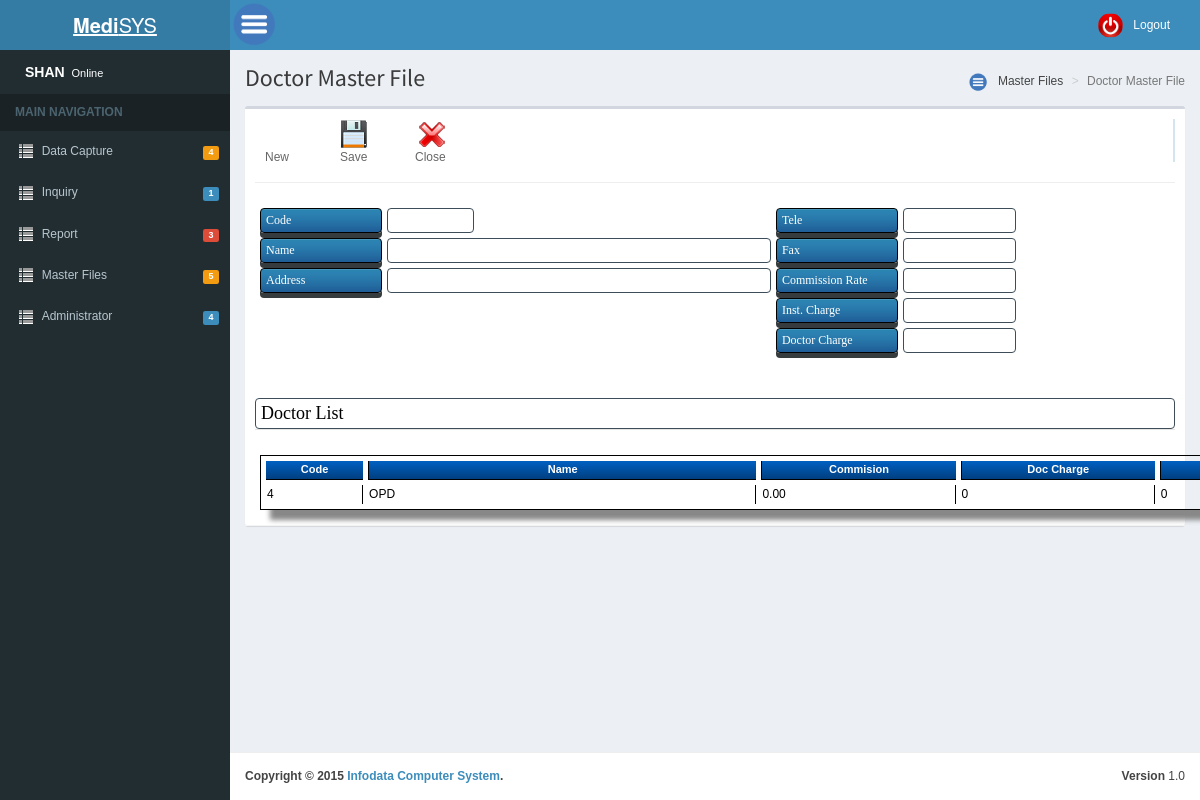
Page /doctor_mast.php on the committed database.
### tables this page shows
CREATE TABLE IF NOT EXISTS `docmas` (
  `code` varchar(25) DEFAULT NULL,
  `name` varchar(150) DEFAULT NULL,
  `charges` decimal(10,2) DEFAULT NULL,
`id` int(11) NOT NULL,
  `tele` varchar(50) DEFAULT NULL,
  `fax` varchar(50) DEFAULT NULL,
  `email` varchar(50) DEFAULT NULL,
  `address` varchar(50) DEFAULT NULL,
  `address2` varchar(50) DEFAULT NULL,
  `address3` varchar(50) DEFAULT NULL,
  `totchar` decimal(10,2) DEFAULT NULL,
  `doccharge` int(11) DEFAULT NULL,
  `hoscharge` int(11) DEFAULT NULL
);

### doctor_mast_details.php (the view, shortened to what this page needs)
<link media="screen" rel="stylesheet" type="text/css" href="css/admin_min.css"  />
<link rel="stylesheet" href="css/table_min.css" type="text/css"/>
<link rel="stylesheet" type="text/css" media="all" href="css/jsDatePick_ltr.min.css" />
<section id="main" class="column" >
<div id="maindiv">
<div class="sct_right">
												<ul class="dashboard_menu">
                                                        <li><a class="d2" onClick="new_inv();" ><span>New</span></a></li>
                                                        <li><a class="d4" onClick="save_inv();"><span>Save</span></a></li>
                                                        <li><a class="d8" onclick="close_form();"><span>Close</span></a></li>
                                                    </ul>
											</div>
      <hr />
    <form name="form1" id="form1">
        <table width="100%" border="0"  class=\"form-matrix-table\">
            <tr>
                <td width="14%"><input type="text"  class="label_purchase" value="Code" disabled/></td>
                <td width="15%"><input type="text" name="code" id="code" value="" class="text_purchase2" onkeypress="keyset('searchcust', event);"  /></td>
                <td width="14%">&nbsp;</td>
                <td width="14%">&nbsp;</td>
                <td width="14%"><input type="text"  class="label_purchase" value="Tele" disabled="disabled"/></td>
                <td width="13%"><input id="tele" name="tele" type="text" onkeypress="keyset('department', event);" class="text_purchase3" /></td>
                <td width="12%">&nbsp;</td>
                <td width="3%">&nbsp;</td>
                <td width="1%">&nbsp;</td>
            </tr>
            <tr>
                <td><input type="text"  class="label_purchase" value="Name" disabled="disabled"/></td>
                <td colspan="3"><input id="name" name="name" type="text" class="text_purchase3" /></td>
                <td><input type="text"  class="label_purchase" value="Fax" disabled="disabled"/></td>
                <td><input id="fax" name="fax" type="text" onkeypress="keyset('department', event);" class="text_purchase3" /></td>
                <td>&nbsp;</td>
                <td>&nbsp;</td>
                <td>&nbsp;</td>
            </tr>
            <tr>
                <td><input type="text"  class="label_purchase" value="Address" disabled="disabled"/></td>
                <td colspan="3"><input id="address" name="address" type="text"  value="" class="text_purchase3" /></td>
                <td><input type="text"  class="label_purchase" value="Commission Rate" disabled="disabled"/></td>
                <td width="13%"><input id="com_rate" name="com_rate" type="text" onkeypress="keyset('department', event);" class="text_purchase3" />      </td>
                <td>&nbsp;</td>
                <td>&nbsp;</td>
                <td>&nbsp;</td>
            </tr>
            <tr>
                <td> </td>
                <td colspan="3"> </td>
                <td><input type="text"  class="label_purchase" value="Inst. Charge" disabled="disabled"/></td>
                <td width="13%"><input id="hoscharge" name="hoscharge" type="text" onkeypress="keyset('department', event);" class="text_purchase3" />      </td>
                <td>&nbsp;</td>
                <td>&nbsp;</td>
                <td>&nbsp;</td>
            </tr>
            <tr>
                <td> </td>
                <td colspan="3"> </td>
                <td><input type="text"  class="label_purchase" value="Doctor Charge" disabled="disabled"/></td>
                <td width="13%"><input id="doccharge" name="doccharge" type="text" onkeypress="keyset('department', event);" class="text_purchase3" />      </td>
                <td>&nbsp;</td>
                <td>&nbsp;</td>
                <td>&nbsp;</td>
            </tr>
            <tr>
                <td>&nbsp;</td>
                <td>&nbsp;</td>
                <td>&nbsp;</td>
                <td>&nbsp;</td>
                <td>&nbsp;</td>
                <td>&nbsp;</td>
                <td>&nbsp;</td>
                <td>&nbsp;</td>
                <td>&nbsp;</td>
            </tr>
        </table>
        <br/>
        <legend><div class="text_forheader">Doctor List</div></legend>
        <table width="84%" border="0">
            <tr>
                <td colspan="5">
                    <div class="CSSTableGenerator" id="itemdetails" style="overflow: scroll; width:1100px;" >
                        <table>
                            <tr>
                                <td width="50"><font color="#FFFFFF">Code</font></td>
                                <td width="200"><font color="#FFFFFF">Name</font></td>
                                <td width="100"><font color="#FFFFFF">Commision</font></td>
                                <td width="100"><font color="#FFFFFF">Doc Charge</font></td>
                                <td width="100"><font color="#FFFFFF">Hos Charge</font></td>
                            </tr>
                            <?php
                            $sql = "select * from docmas order by id desc";
                            $result = mysqli_query($GLOBALS['dbinv'], $sql);
                            while ($row = mysqli_fetch_array($result)) {
                                echo "<tr>
                              <td onclick=\"docno('" . $row['code'] . "');\">" . $row['code'] . "</a></td>";
                                echo "<td onclick=\"docno('" . $row['code'] . "');\">" . $row["name"] . "</a></td>";
                                echo "<td onclick=\"docno('" . $row['code'] . "');\">" . $row['charges'] . "</a></td>
                                     <td onclick=\"docno('" . $row['code'] . "');\">" . $row['doccharge'] . "</a></td>
                                     <td onclick=\"docno('" . $row['code'] . "');\">" . $row['hoscharge'] . "</a></td>
                            </tr>";
                            }
                            ?>
                        </table>   </div>   </tr>
        </table>
    </form>
</body>
</html>

### css/table_min.css (style rules this page uses)
.CSSTableGenerator { margin:0px;padding:0px; width:100%; box-shadow: 10px 10px 5px #888888; border:1px solid #000000; -moz-border-radius-bottomleft:0px; -webkit-border-bottom-left-radius:0px; border-bottom-left-radius:0px; -moz-border-radius-bottomright:0px; -webkit-border-bottom-right-radius:0px; border-bottom-right-radius:0px; -moz-border-radius-topright:0px; -webkit-border-top-right-radius:0px; border-top-right-radius:0px; -moz-border-radius-topleft:0px; -webkit-border-top-left-radius:0px; border-top-left-radius:0px; }
.CSSTableGenerator table { width:100%; height:100%; margin:0px;padding:0px; text-shadow:none; }
.CSSTableGenerator tr:last-child td:last-child { -moz-border-radius-bottomright:0px; -webkit-border-bottom-right-radius:0px; border-bottom-right-radius:0px; }
.CSSTableGenerator table tr:first-child td:first-child { -moz-border-radius-topleft:0px; -webkit-border-top-left-radius:0px; border-top-left-radius:0px; }
.CSSTableGenerator table tr:first-child td:last-child { -moz-border-radius-topright:0px; -webkit-border-top-right-radius:0px; border-top-right-radius:0px; }
.CSSTableGenerator tr:last-child td:first-child { -moz-border-radius-bottomleft:0px; -webkit-border-bottom-left-radius:0px; border-bottom-left-radius:0px; }
.CSSTableGenerator td { vertical-align:middle; border:1px solid #000000; border-width:0px 1px 1px 0px; cursor:pointer; padding:1px; font-size:12px; font-family:Arial; font-weight:normal; color:#000000; }
.CSSTableGenerator tr:last-child td { border-width:0px 1px 0px 0px; }
.CSSTableGenerator tr td:last-child { border-width:0px 0px 1px 0px; }
.CSSTableGenerator tr:last-child td:last-child { border-width:0px 0px 0px 0px; }
.CSSTableGenerator tr:first-child td { background:-o-linear-gradient(bottom, #005fbf 5%, #003f7f 100%); background:-webkit-gradient( linear, left top, left bottom, color-stop(0.05, #005fbf), color-stop(1, #003f7f) ); background:-moz-linear-gradient( center top, #435662 5%, #435662 100% ); filter:progid:DXImageTransform.Microsoft.gradient(startColorstr="#005fbf", endColorstr="#003f7f"); background: -o-linear-gradient(top,#005fbf,003f7f); background-color:#005fbf; border:0px solid #000000; text-align:center; border-width:0px 0px 1px 1px; font-size:11px; font-family:Arial; font-weight:bold; color:#ffffff; }
.CSSTableGenerator tr:first-child td:first-child { border-width:0px 0px 1px 0px; }
.CSSTableGenerator tr:first-child td:last-child { border-width:0px 0px 1px 1px; }

### rows in the picture
docmas: code "4", name "OPD", charges "0.00", doccharge "0", hoscharge "0"
